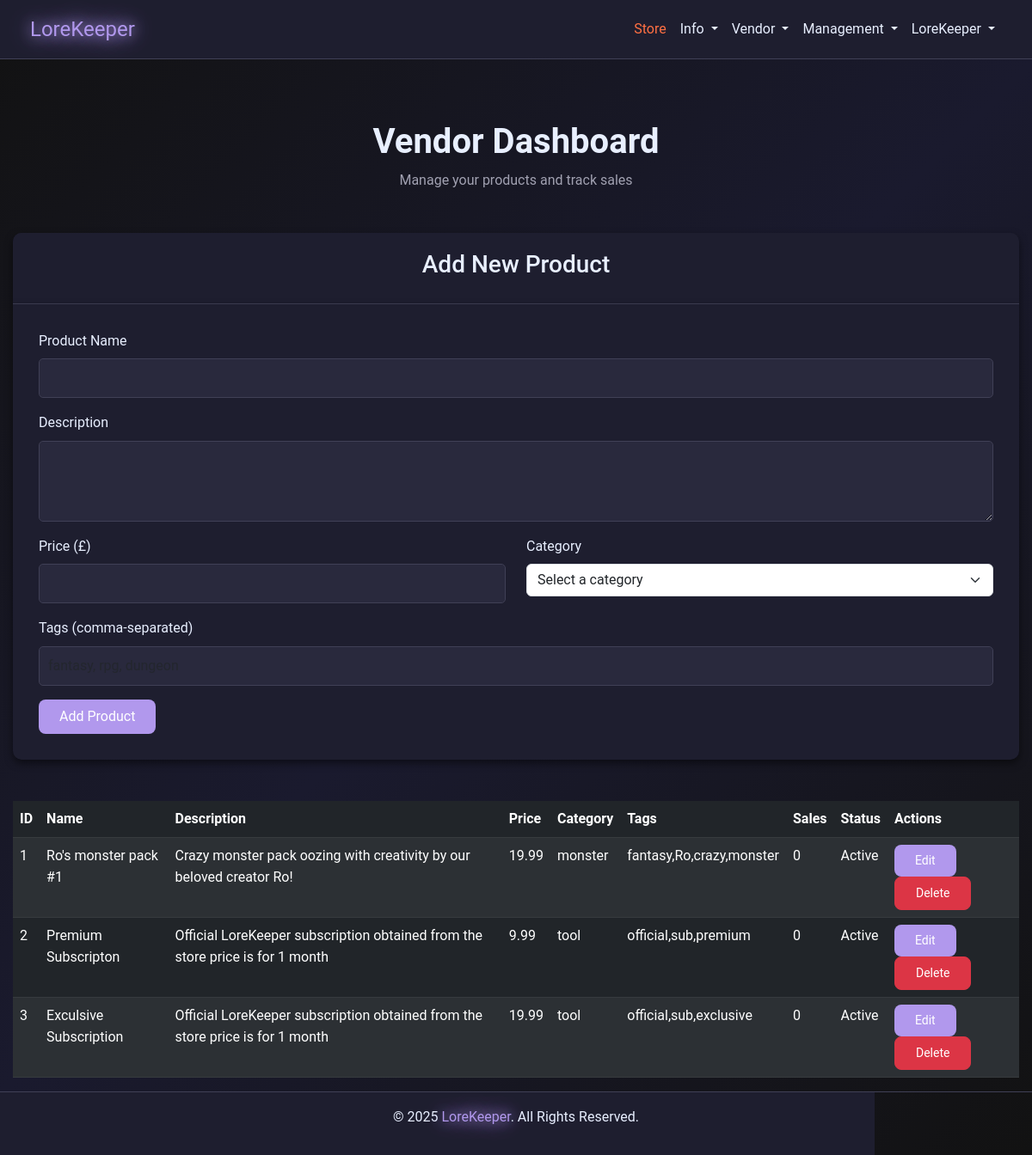
Before: /vendor/dashboard (signed in) with the older database file.
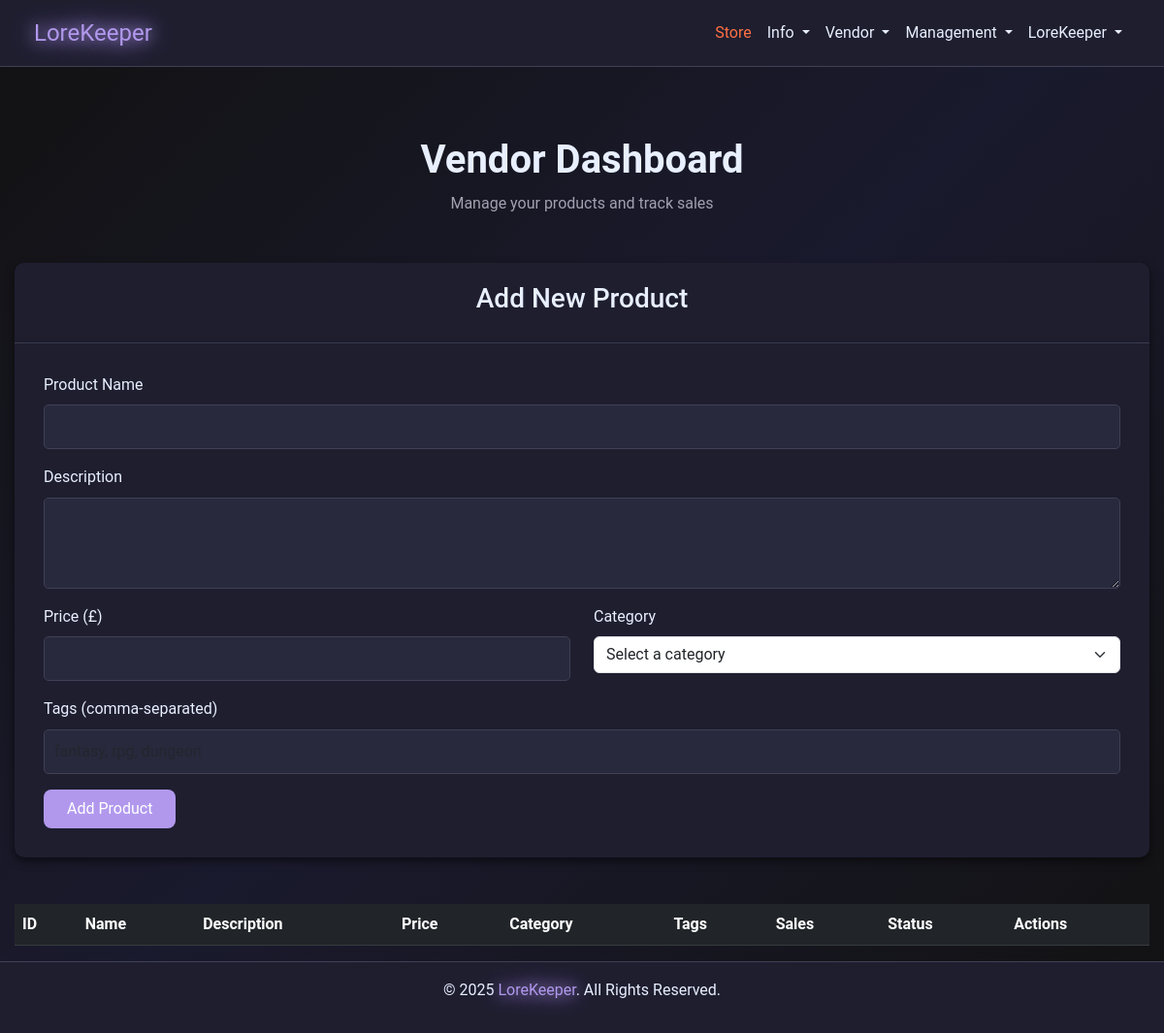
After: the same page with the newer database file.
### models.py (models this page shows)
class Item(db.Model):
    __tablename__ = "items"
    id = db.Column(db.Integer, primary_key=True)
    name = db.Column(db.String(64), nullable=False)
    description = db.Column(db.Text)
    price = db.Column(db.Float, nullable=False)
    vendor_id = db.Column(
        db.Integer, db.ForeignKey("vendors.id"), nullable=False, index=True
    )
    reviews = db.relationship(
        "ReviewOfItem", backref="item", lazy=True, cascade="all, delete-orphan"
    )
    category = db.Column(db.String(64), nullable=False, index=True)
    tags = db.Column(db.String(256))
    sales = db.Column(db.Integer, default=0)
    status = db.Column(db.String(64), default="Active", index=True)
    created_at = db.Column(db.DateTime, default=datetime.utcnow)

### app.py (the view)
@app.route("/vendor/dashboard", methods=["GET", "POST"])
def vendor_dashboard():
    try:
        if not session.get("user_id"):
            flash("Please log in to access vendor dashboard", "warning")
            return redirect(url_for("login"))
        vendor_items = Item.query.filter_by(vendor_id=session.get("user_id")).all()
        return render_template(
            "vendor_dashboard.html", items=vendor_items, ITEM_STATUS=ITEM_STATUS
        )
    except Exception:
        flash("Error accessing vendor dashboard", "danger")
        return redirect(url_for("home"))

### app.py (called while the page is built)
@app.after_request
def add_header(response):
    response.headers["Cache-Control"] = "no-store"
    return response

@app.before_request
def before_request():
    try:
        if session.get("user_id"):
            session.permanent = True
        else:
            getCookie()
    except Exception:
        session.clear()

### templates/vendor_dashboard.html (shortened to what this page needs)
{% extends "nav_footer_template.html" %}  {% block content %}
<div class="container mt-5">
  <div class="text-center mb-5">
    <h1 class="fw-bold">Vendor Dashboard</h1>
    <p class="text-muted">Manage your products and track sales</p>
  </div>
  <div class="card mb-5">
    <div class="card-header">
      <h3>Add New Product</h3>
    </div>
    <div class="card-body">
      <form action="/vendor/add_product" method="POST">
        <div class="mb-3">
          <label for="product-name" class="form-label">Product Name</label>
          <input
            type="text"
            class="form-control"
            id="product-name"
            name="product_name"
            required
          />
        </div>
        <div class="mb-3">
          <label for="product-description" class="form-label"
            >Description</label
          >
          <textarea
            class="form-control"
            id="product-description"
            name="product_description"
            rows="3"
            required
          ></textarea>
        </div>
        <div class="row">
          <div class="col-md-6 mb-3">
            <label for="product-price" class="form-label">Price (£)</label>
            <input
              type="number"
              class="form-control"
              id="product-price"
              name="product_price"
              step="0.01"
              min="0"
              required
            />
          </div>
          <div class="col-md-6 mb-3">
            <label for="product-category" class="form-label">Category</label>
            <select
              class="form-select"
              id="product-category"
              name="product_category"
              required
            >
              <option value="">Select a category</option>
            </select>
          </div>
        </div>
        <div class="mb-3">
          <label for="product-tags" class="form-label"
            >Tags (comma-separated)</label
          >
          <input
            type="text"
            class="form-control"
            id="product-tags"
            name="product_tags"
            placeholder="fantasy, rpg, dungeon"
          />
        </div>
        <button type="submit" class="btn btn-primary">Add Product</button>
      </form>
    </div>
  </div>
  <table class="table table-dark table-striped">
    <thead>
      <tr>
        <th>ID</th>
        <th>Name</th>
        <th>Description</th>
        <th>Price</th>
        <th>Category</th>
        <th>Tags</th>
        <th>Sales</th>
        <th>Status</th>
        <th>Actions</th>
      </tr>
    </thead>
    <tbody>
      {% for item in items if item.vendor_id == session.get("user_id") %}
      <tr>
        <td>{{ item.id }}</td>
        <td>{{ item.name }}</td>
        <td>{{ item.description }}</td>
        <td>{{ item.price }}</td>
        <td>{{ item.category }}</td>
        <td>{{ item.tags }}</td>
        <td>{{ item.sales }}</td>
        <td>{{ item.status }}</td>
    <td>
      <a href="{{ url_for('edit_item', item_id=item.id) }}" class="btn btn-sm btn-primary">Edit</a>
      <form method="POST" action="{{ url_for('delete_item', item_id=item.id) }}" class="d-inline"
        onsubmit="return confirm('Are you sure you want to delete this item?');">
        <button type="submit" class="btn btn-sm btn-danger">Delete</button>
      </form>
    </td>
      </tr>
      {% endfor %}
    </tbody>
  </table>
</div>
{% endblock %}

Changed rows visible on the page:
no longer on this page (row edited): Item: id "1", name "Ro's monster pack #1", description "Crazy monster pack oozing with creativity by our beloved creator Ro!", price "19.99", category "monster", tags "fantasy,Ro,crazy,monster", sales "0", status "Active"
no longer on this page (row edited): Item: id "2", name "Premium Subscripton", description "Official LoreKeeper subscription obtained from the store price is for 1 month", price "9.99", category "tool", tags "official,sub,premium", sales "0", status "Active"
no longer on this page (row edited): Item: id "3", name "Exculsive Subscription", description "Official LoreKeeper subscription obtained from the store price is for 1 month", price "19.99", category "tool", tags "official,sub,exclusive", sales "0", status "Active"
